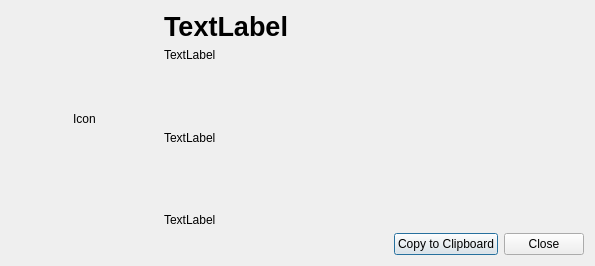
<?xml version="1.0" encoding="UTF-8"?>
<ui version="4.0">
 <class>Dialog</class>
 <widget class="QDialog" name="Dialog">
  <property name="geometry">
   <rect>
    <x>0</x>
    <y>0</y>
    <width>595</width>
    <height>266</height>
   </rect>
  </property>
  <property name="windowTitle">
   <string>Dialog</string>
  </property>
  <layout class="QGridLayout" name="gridLayout">
   <item row="2" column="3" colspan="5">
    <spacer name="verticalSpacer">
     <property name="orientation">
      <enum>Qt::Vertical</enum>
     </property>
     <property name="sizeHint" stdset="0">
      <size>
       <width>20</width>
       <height>10</height>
      </size>
     </property>
    </spacer>
   </item>
   <item row="3" column="3" colspan="5">
    <widget class="QLabel" name="about_runtime_info">
     <property name="text">
      <string>TextLabel</string>
     </property>
    </widget>
   </item>
   <item row="1" column="3" colspan="5">
    <widget class="QLabel" name="about_build_info">
     <property name="text">
      <string>TextLabel</string>
     </property>
    </widget>
   </item>
   <item row="4" column="3" colspan="5">
    <spacer name="verticalSpacer_2">
     <property name="orientation">
      <enum>Qt::Vertical</enum>
     </property>
     <property name="sizeHint" stdset="0">
      <size>
       <width>20</width>
       <height>40</height>
      </size>
     </property>
    </spacer>
   </item>
   <item row="5" column="3" colspan="5">
    <widget class="QLabel" name="about_copyright">
     <property name="text">
      <string>TextLabel</string>
     </property>
    </widget>
   </item>
   <item row="6" column="6">
    <widget class="QPushButton" name="about_copy_to_clipboard">
     <property name="cursor">
      <cursorShape>PointingHandCursor</cursorShape>
     </property>
     <property name="text">
      <string>Copy to Clipboard</string>
     </property>
    </widget>
   </item>
   <item row="6" column="7">
    <widget class="QDialogButtonBox" name="buttonBox">
     <property name="sizePolicy">
      <sizepolicy hsizetype="Fixed" vsizetype="Fixed">
       <horstretch>0</horstretch>
       <verstretch>0</verstretch>
      </sizepolicy>
     </property>
     <property name="cursor">
      <cursorShape>PointingHandCursor</cursorShape>
     </property>
     <property name="standardButtons">
      <set>QDialogButtonBox::Close</set>
     </property>
    </widget>
   </item>
   <item row="0" column="3" colspan="5">
    <widget class="QLabel" name="about_program_name">
     <property name="font">
      <font>
       <pointsize>20</pointsize>
       <weight>75</weight>
       <bold>true</bold>
      </font>
     </property>
     <property name="text">
      <string>TextLabel</string>
     </property>
    </widget>
   </item>
   <item row="0" column="0" rowspan="6" colspan="2">
    <widget class="QLabel" name="label">
     <property name="text">
      <string>Icon</string>
     </property>
     <property name="alignment">
      <set>Qt::AlignCenter</set>
     </property>
    </widget>
   </item>
  </layout>
 </widget>
 <resources/>
 <connections>
  <connection>
   <sender>buttonBox</sender>
   <signal>accepted()</signal>
   <receiver>Dialog</receiver>
   <slot>close()</slot>
   <hints>
    <hint type="sourcelabel">
     <x>538</x>
     <y>244</y>
    </hint>
    <hint type="destinationlabel">
     <x>297</x>
     <y>132</y>
    </hint>
   </hints>
  </connection>
  <connection>
   <sender>buttonBox</sender>
   <signal>rejected()</signal>
   <receiver>Dialog</receiver>
   <slot>close()</slot>
   <hints>
    <hint type="sourcelabel">
     <x>538</x>
     <y>244</y>
    </hint>
    <hint type="destinationlabel">
     <x>297</x>
     <y>132</y>
    </hint>
   </hints>
  </connection>
 </connections>
</ui>
